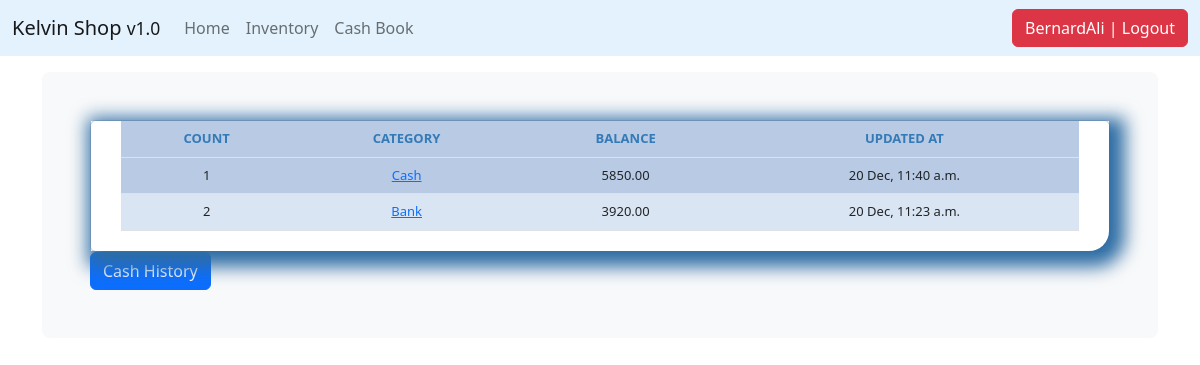
Page /cash_items/ (signed in) on the earlier database version.
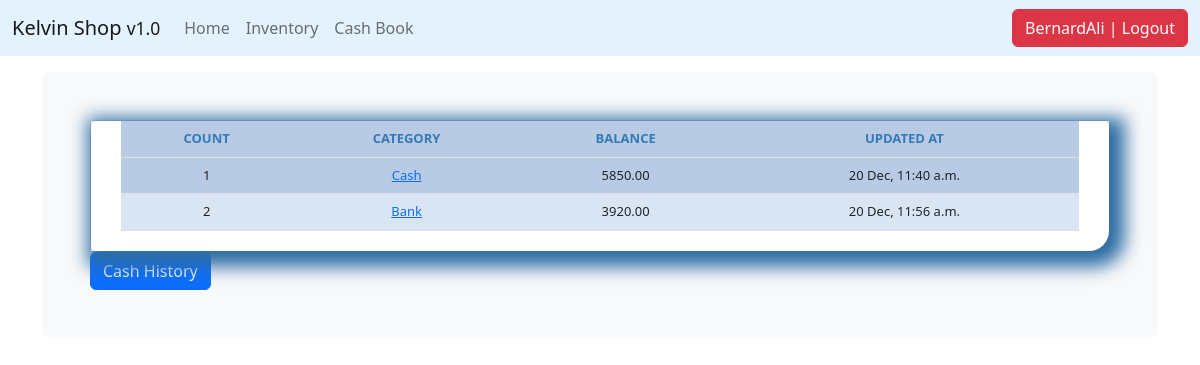
Same page on the later database version.
### core/models.py (models this page shows, shortened)
class Cash(models.Model):
    category = models.CharField(max_length=50, blank=True, null=True, choices=CASH_CHOICE)
    recipient = models.CharField(max_length=50)
    detail = models.TextField(max_length=50)
    created_on = models.DateTimeField(auto_now_add=True)
    amount_in = models.DecimalField(max_digits=10, decimal_places=2, blank=True, null=True)
    amount_out = models.DecimalField(max_digits=10, decimal_places=2, blank=True, null=True)
    impriest_level = models.DecimalField(max_digits=10, decimal_places=2, blank=True, null=True)
    balance = models.DecimalField(max_digits=10, decimal_places=2, blank=True, null=True)
    issue_by = models.CharField(max_length=50, blank=True, null=True)
    export_to_CSV = models.BooleanField(default=False)
    last_updated = models.DateTimeField(auto_now=True)

### core/views.py (the view)
# urls.py: path('cash_items/', views.cash_item, name='cash_items'),
@login_required
def cash_item(request):
    queryset = Cash.objects.all()
    context = {
        "queryset": queryset,
    }
    return render(request, "cash_item.html", context)

### templates/cash_item.html (shortened to what this page needs)
{% extends 'base.html' %}
{% load crispy_forms_tags %}
{% block content %}
<div class="card">
  <div class="display_table">
			<table class='table'>
				<thead>
				  <tr>
					<th>COUNT</th>
					<th>CATEGORY</th>
					<th>BALANCE</th>
					<th>UPDATED AT</th>
				  </tr>
				</thead>
			  {% for instance in queryset %}
				  <tr>
					<td>{{forloop.counter}}</td>
					  <td><a href="{% url 'cash_detail' instance.id %}">{{instance.category}}</a></td>
                    <td>{% if instance.balance <= instance.impriest_level %}
                          <div style="background-color: orange;">{{instance.balance}}</div>
                          {% else %}{{instance.balance}}
                          {% endif %}</td>
				  	<td>{{instance.last_updated|date:"d M, h:i a"}}</td>
				  </tr>
			  {% endfor %}
			</table>
  </div>
</div>
<a href="{% url 'cash_history' %}" class="btn btn-primary">Cash History</a>
{% endblock %}

Differences in the rows shown:
changed Cash "Bank": last_updated "20 Dec, 11:23 a.m." → "20 Dec, 11:56 a.m."
